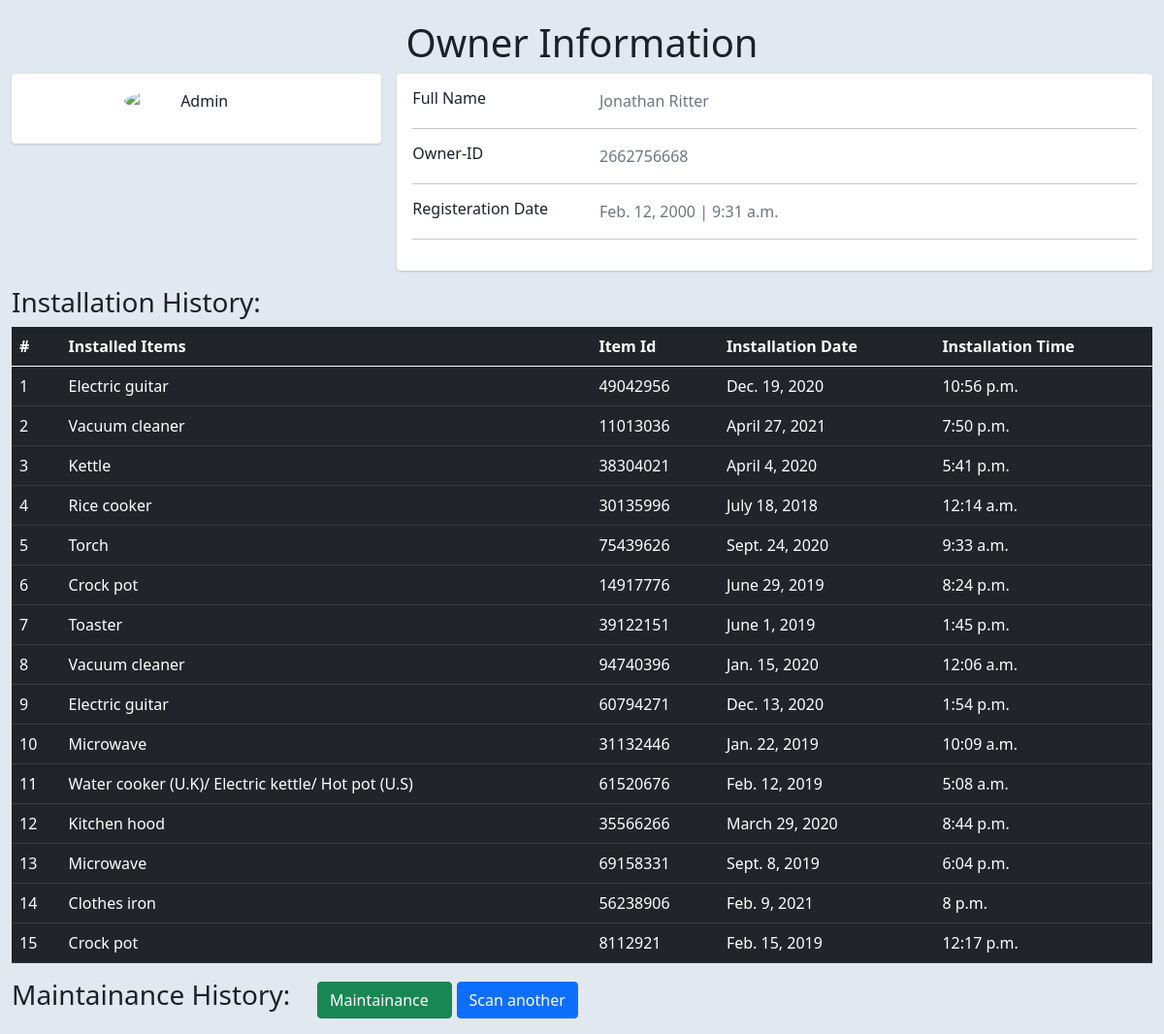
Screenshot of /store/info/2662756668/ with the database file from the repository.
### store/models.py (models this page shows, shortened)
class Owner(models.Model):
	owner_id = models.IntegerField(default=0,primary_key=True)
	owner_Fname = models.CharField(max_length=200)
	owner_Lname = models.CharField(max_length=200)
	registered_date = models.DateTimeField('date added')

class Installation(models.Model):
	owner = models.ForeignKey(Owner,on_delete=models.CASCADE)
	installed_item = models.CharField(max_length=200)
	item_id = models.CharField(max_length=200)
	install_date = models.DateTimeField('date installed')

### store/views.py (the view)
# urls.py: path('info/<int:o_id>/', views.GetDetails2, name='details2'),
def GetDetails2(request,o_id):
	try :
		details_dict = {}
		owner_info = list(Owner.objects.filter(owner_id=str(o_id)).values())
		Installation_info = get_installation_Info(o_id)
		Maintainance_info = get_mainatainance_date(o_id)
		for i in owner_info[0]:
			details_dict[i] = owner_info[0][i]
		details_dict['installed_item'] = Installation_info
		details_dict['last_maintainance_on'] = Maintainance_info
		details_dict['title'] = "Owner Details"
		return render(request,"info.html",details_dict);
	except IndexError:
		return HttpResponse("<center><H1> The User with \'user-id\' : \' %d \' Is Not Registered!</H1><br>SomeThing Fishy is Going On!...</center>"%(o_id))

### store/views.py (called while the page is built)
def get_installation_Info(o_id):
	Installation_info = list(Installation.objects.filter(owner_id=str(o_id)).values_list('installed_item','item_id','install_date'))
	return Installation_info if len(Installation_info) > 0 else "No Installations Done Yet"

def get_mainatainance_date(o_id):
	try:
		Maintainance_info = list(Maintainance.objects.filter(owner_id=str(o_id)).values_list('maintain_date').order_by('-maintain_date')[:1])
		return (str(Maintainance_info[0][0])[:10] if type(Maintainance_info) == list else Maintainance_info)
	except IndexError:
		return "No Maintainace Done Yet"

### TEMPLATES/info.html (shortened to what this page needs)
{%extends "base.html"%}
{% load static%}
{%block content%}
<div class="container-fluid">
	<center><h1>Owner Information</h1></center>
	 <div class="row gutters-sm">
	            <div class="col-md-4 mb-3">
	              <div class="card">
	                <div class="card-body">
	                  <div class="d-flex flex-column align-items-center text-center">
	                    <img src="https://bootdey.com/img/Content/avatar/avatar7.png" alt="Admin" class="rounded-circle" width="150">
	                  </div>
	                </div>
	              </div>
	          </div>
	      <div class="col-md-8">
              <div class="card mb-3">
                <div class="card-body">
                  <div class="row">
                    <div class="col-sm-3">
                      <h6 class="mb-0">Full Name</h6>
                    </div>
                    <div class="col-sm-9 text-secondary">
                      {{owner_Fname}} {{owner_Lname}}
                    </div>
                  </div>
                  <hr>
                  <div class="row">
                    <div class="col-sm-3">
                      <h6 class="mb-0">Owner-ID</h6>
                    </div>
                    <div class="col-sm-9 text-secondary">
                      {{owner_id}}
                    </div>
                  </div>
                  <hr>
                  <div class="row">
                    <div class="col-sm-3">
                      <h6 class="mb-0">Registeration Date</h6>
                    </div>
                    <div class="col-sm-9 text-secondary">
                      {{registered_date|date}} | {{registered_date|time}}
                    </div>
                  </div>
                  <hr>
                </div>
              </div>
          </div>
      </div>
      <h3>Installation History:</h3>
	    <table class="table table-dark">
		  <thead>
		    <tr>
		      <th scope="col">#</th>
		      <th scope="col">Installed Items</th>
		      <th scope="col">Item Id</th>
		      <th scope="col">Installation Date</th>
		      <th scope="col">Installation Time</th>
		    </tr>
		  </thead>
		  <tbody>
		  	{% for data in installed_item %}
		    <tr>
		     <td>{{forloop.counter}}</td>
		      <td>{{ data.0 }}</td>
		      <td>{{ data.1 }}</td>
		      <td>{{ data.2|date }}</td>
		      <td>{{ data.2|time }}</td>
		    </tr>
		    {% endfor %}
		  </tbody>
		</table>
	<p><h3 style="margin:0%; padding-right: 2%; display: inline-block;">Maintainance History:</h3>
	<a style="margin:0%; padding-right: 2%; display: inline-block;" class ="btn btn-success" href= "{% url 'maintainance_record' owner_id %}">Maintainance</a>
  <a class ="btn btn-primary" href= "{% url 'index' %}">Scan another</a></p>
</div>
{% endblock%}

### TEMPLATES/info.html (style rules this page uses)
body { margin-top:20px; color: #1a202c; text-align: left; background-color: #e2e8f0; }
.card { box-shadow: 0 1px 3px 0 rgba(0,0,0,.1), 0 1px 2px 0 rgba(0,0,0,.06); }
.card { position: relative; display: flex; flex-direction: column; min-width: 0; word-wrap: break-word; background-color: #fff; background-clip: border-box; border: 0 solid rgba(0,0,0,.125); border-radius: .25rem; }
.card-body { flex: 1 1 auto; min-height: 1px; padding: 1rem; }
.gutters-sm { margin-right: -8px; margin-left: -8px; }
.gutters-sm>.col, .gutters-sm>[class*=col-] { padding-right: 8px; padding-left: 8px; }
.mb-3, .my-3 { margin-bottom: 1rem!important; }

### rows the page displays
Owner: owner_Fname "Jonathan", owner_Lname "Ritter", registered_date "Feb. 12, 2000", registered_date "9:31 a.m."
Installation: installed_item "Electric guitar", item "49042956", install_date "Dec. 19, 2020", data "10:56 p.m."
Installation: installed_item "Vacuum cleaner", item "11013036", install_date "April 27, 2021", data "7:50 p.m."
Installation: installed_item "Kettle", item "38304021", install_date "April 4, 2020", data "5:41 p.m."
Installation: installed_item "Torch", item "75439626", install_date "Sept. 24, 2020", data "9:33 a.m."
Installation: installed_item "Crock pot", item "14917776", install_date "June 29, 2019", data "8:24 p.m."
Installation: installed_item "Toaster", item "39122151", install_date "June 1, 2019", data "1:45 p.m."
Installation: installed_item "Electric guitar", item "60794271", install_date "Dec. 13, 2020", data "1:54 p.m."
Installation: installed_item "Microwave", item "31132446", install_date "Jan. 22, 2019", data "10:09 a.m."
Installation: installed_item "Kitchen hood", item "35566266", install_date "March 29, 2020", data "8:44 p.m."
Installation: installed_item "Microwave", item "69158331", install_date "Sept. 8, 2019", data "6:04 p.m."
Installation: installed_item "Clothes iron", item "56238906", install_date "Feb. 9, 2021", data "8 p.m."
Installation: installed_item "Crock pot", item "8112921", install_date "Feb. 15, 2019", data "12:17 p.m."

### other values shown
{{ owner_id }} "2662756668"
{{ data.0 }} "Rice cooker" "Vacuum cleaner" "Water cooker (U.K)/ Electric kettle/ Hot pot (U.S)"
{{ data.1 }} "30135996" "94740396" "61520676"
{{ data.2|date }} "July 18, 2018" "Jan. 15, 2020" "Feb. 12, 2019"
{{ data.2|time }} "12:14 a.m." "12:06 a.m." "5:08 a.m."
